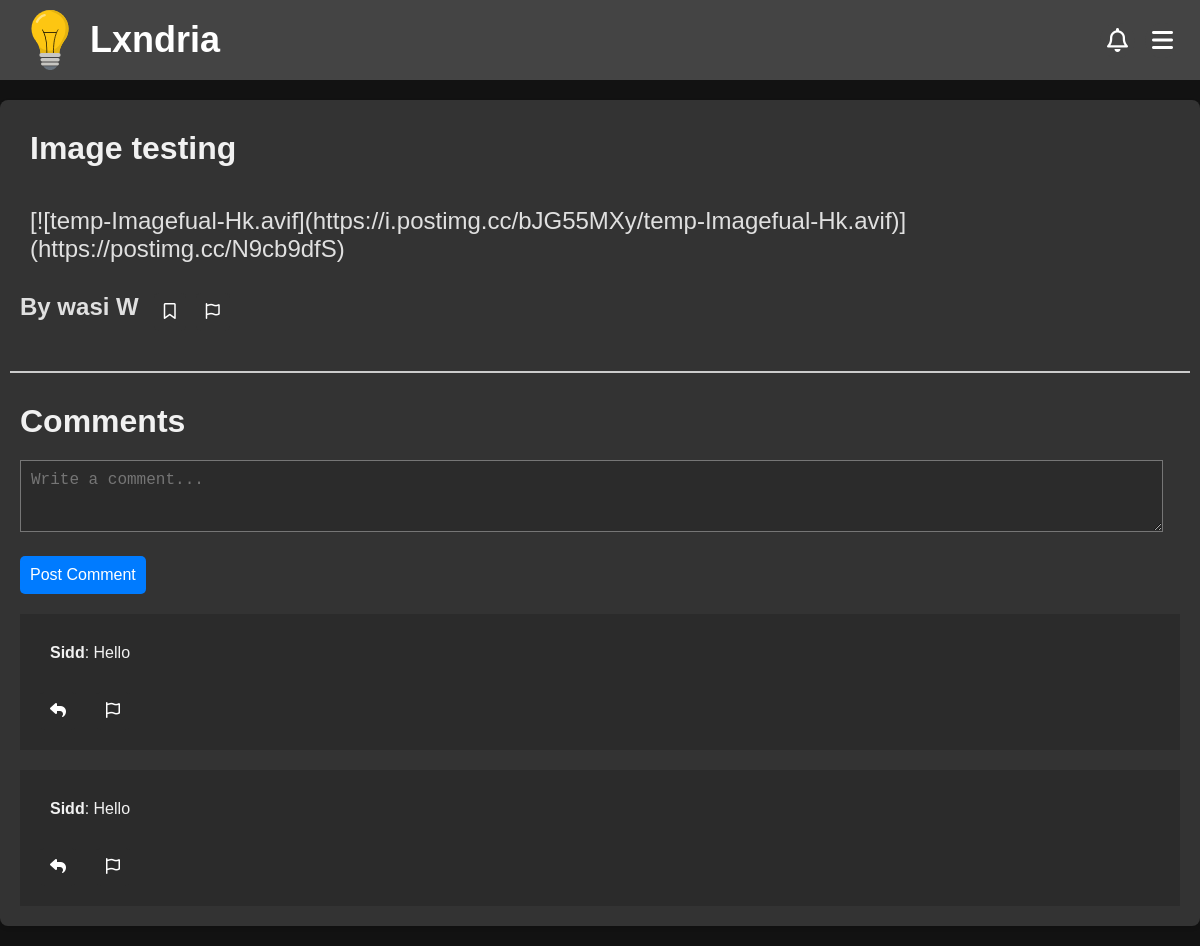
Before: /discussion/8 with the older database file.
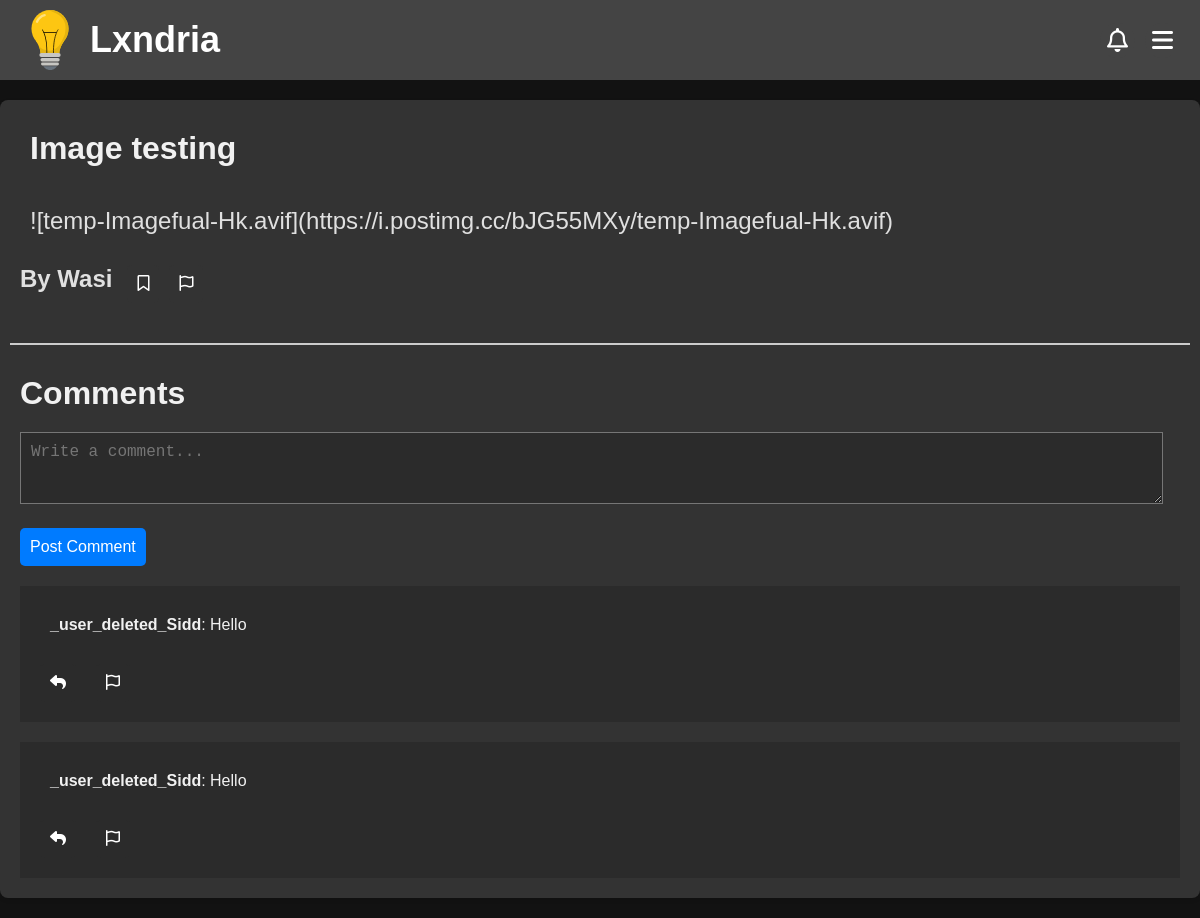
After: the same page with the newer database file.
### app/models.py (models this page shows, shortened)
class Discussion(db.Model):
    __tablename__ = "discussion"
    __table_args__ = {"extend_existing": True}
    id = db.Column(db.Integer, primary_key=True, autoincrement=True)
    title = db.Column(db.String(100), nullable=False)
    content = db.Column(db.Text, nullable=False)
    created_at = db.Column(db.DateTime, default=datetime.utcnow)
    updated_at = db.Column(db.DateTime, onupdate=datetime.utcnow)
    views = db.Column(db.Integer, default=0)
    author = db.Column(db.String(80), db.ForeignKey('user.username', onupdate="CASCADE"))
    user = db.relationship('User', backref=db.backref('discussions', cascade="all, delete-orphan"))

class User(db.Model, UserMixin): # create a User class to store user information
    __tablename__ = "user"
    __table_args__ = {"extend_existing": True}  # Allow modifications to the table
    id = db.Column(db.Integer, primary_key=True)
    username = db.Column(db.String(80), unique=True, nullable=False)
    name = db.Column(db.String(80), nullable=False)
    password_hash = db.Column(db.String(120), nullable=False)
    email = db.Column(db.String(120), unique=True, nullable=False)
    created_at = db.Column(db.DateTime, default=datetime.utcnow)
    updated_at = db.Column(db.DateTime, onupdate=datetime.utcnow)

class Comments(db.Model):
    __tablename__ = "comments"
    __table_args__ = {"extend_existing": True}
    id = db.Column(db.Integer, primary_key=True, autoincrement=True)
    parent_id = db.Column(db.VARCHAR(10), nullable=False)
    username = db.Column(db.String(80), db.ForeignKey('user.username', onupdate="CASCADE"))
    user = db.relationship('User', backref=db.backref('comments', cascade="all, delete-orphan"))
    content = db.Column(db.Text, nullable=False)
    created_at = db.Column(db.DateTime, default=datetime.utcnow)
    updated_at = db.Column(db.DateTime, onupdate=datetime.utcnow)

### app/routes/discussion.py (the view, shortened to what this page needs)
@discussion_bp.route('/discussion/<int:discussion_id>')
def view_discussion(discussion_id):
    discussion = Discussion.query.get(discussion_id)
    if discussion.user is None:
        bookmarked = None
    elif not current_user.is_authenticated:
        try:
            discussion.views += 1
        except:
            discussion.views = 1
        db.session.commit()
        bookmarked = None
    else:
        bookmarked = None
    form = CommentForm()
    comments = Comments.query.filter_by(parent_id = 'D'+str(discussion_id)).order_by(Comments.created_at).all()
    return render_template('discussion.html', discussion=discussion, comments=comments, form=form, bookmarked=bookmarked)

### app/forms.py
class CommentForm(FlaskForm):
    content = TextAreaField('Content', validators=[DataRequired()])
    submit = SubmitField('Post')

### app/templates/discussion.html (shortened to what this page needs)
<!DOCTYPE html>
<html>
    <head>
    <link rel="stylesheet" href="https://cdnjs.cloudflare.com/ajax/libs/highlight.js/11.7.0/styles/github-dark.min.css">
    <link rel="stylesheet" href="https://cdnjs.cloudflare.com/ajax/libs/font-awesome/6.4.2/css/all.min.css">
    {%include 'banner.html'%}
    <link rel="stylesheet" href="{{url_for('static', filename='css/discussion.css')}}">
</head>
  <body>
    <div class="discussion-container">
        <div class="discussion-header">
            <h1>{{discussion.title}}</h1>
        </div>
        <div class="discussion-content" id="output">
            {{discussion.content}}
        </div>
        {% if current_user and current_user.username == discussion.author %}
        <div class="discussion-footer">
            <a href="/discussion/{{discussion.id}}/edit"><button><i class="far fa-edit"></i></button></a>
            <a onclick="confirmDeletion(event, '{{discussion.id}}', '/discussion/')"><button><i class="fas fa-trash-alt"></i> </button></a>
        </div>
        {% else %}
        <div class="discussion-footer">
            <div class="author">
                <a href="/account/{{discussion.author}}">
                {%if discussion.user%}<h2>By {{discussion.user.name}}</h2>
                {%else%}
                <h2>By {{discussion.author}}</h2>
                {%endif%}
                </a>
            </div>
            {%if bookmarked%}
            <a href="/discussion/{{discussion.id}}/bookmark"><button><i class="fas fa-bookmark"></i></button></a>
            {%else%}
            <a href="/discussion/{{discussion.id}}/bookmark"><button><i class="far fa-bookmark"></i></button></a>
            {%endif%}
            <a href="/report/D{{discussion.id}}"><button><i class="far fa-flag"></i></button></a>
        </div>
        {% endif %}
        <hr>
        <h1>Comments</h1>
        {% with post_id=discussion.id, post_type="D" %}
            {% include 'comments.html' %}
        {% endwith %}
    </div>
  </body>
</html>

### app/templates/comments.html (shortened to what this page needs)
<link rel="stylesheet" href="https://cdnjs.cloudflare.com/ajax/libs/font-awesome/6.4.2/css/all.min.css">
<div id="comment-form-container">
{% include 'comment-form.html' %}
</div>
{% for comment in comments %}
    {% if comment.parent_id == post_type ~ post_id|string%}
    <div class="comment" id="comment-{{ comment.id }}">
        <p><strong>{{ comment.username }}</strong>:
            {{ comment.content }}</p>
            {%if current_user.username == comment.username%}
            <button onclick="confirmDeletion(event, '{{comment.id}}', '/comment/')"><i class="fas fa-trash-alt"></i></button>
        {%else%}
        <div style="display: flex;">
            <button class="reply-button" data-username="{{ comment.username }}"><i class="fas fa-reply"></i></button>
            <a href="/report/C{{comment.id}}"><button><i class="far fa-flag"></i></button></a>
        </div>
        {%endif%}
    </div>
    {% endif %}
{% endfor %}

Changed rows visible on the page:
no longer on this page (row edited): User: user.name "wasi W"
changed Discussion "Image testing": content "[![temp-Imagefual-Hk.avif](https://i.postimg.cc/bJG55MXy/temp-Imagefual-Hk.avif)](https://postimg.cc/N9cb9dfS)" → "![temp-Imagefual-Hk.avif](https://i.postimg.cc/bJG55MXy/temp-Imagefual-Hk.avif)"
now on this page (row edited): User: user.name "Wasi"
changed Comments (number 1 of 2 on the later page): username "Sidd" → "_user_deleted_Sidd"
changed Comments (number 2 of 2 on the later page): username "Sidd" → "_user_deleted_Sidd"
